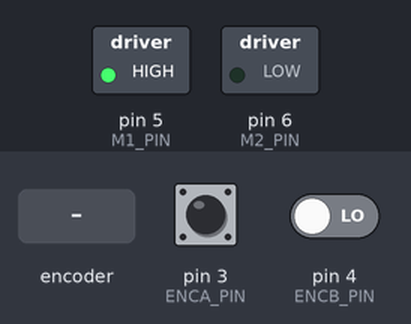
A program run on a simulated Arduino Nano, built with avr-gcc and run on an emulated ATmega328P. Parts: switched loads named in the program (green lamp = pin HIGH). Inputs (shaded band) come from the test bench; at power-on: pin 3 (ENCA_PIN) HIGH, pin 4 (ENCB_PIN) LOW. Pins used as bus, display or sensor lines are not drawn.

Above: at 1.2 s.
1.3 s: rotary encoder on pin 3 (ENCA_PIN) / pin 4 (ENCB_PIN) turned 1 step (first pin leading)
4.5 s: rotary encoder on pin 3 (ENCA_PIN) / pin 4 (ENCB_PIN) turned 1 step (first pin leading)
At 5.4 s:
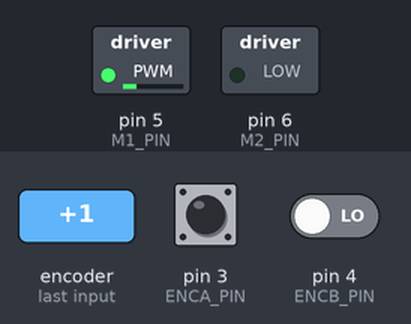
At 10.6 s:
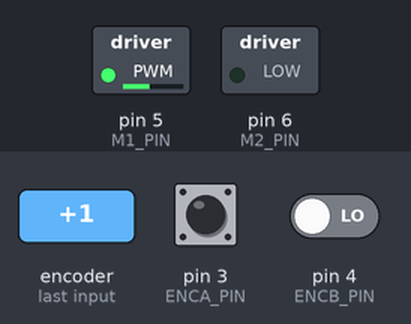
Timing chart, 0 to 16.7 s (numbered marks = the images above; inputs shaded):
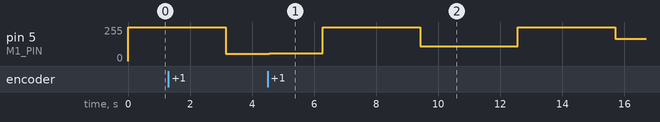

The program:

main.cpp
```cpp
#include <Arduino.h>
#include <TimerOne.h>
#include <util/atomic.h> // For the ATOMIC_BLOCK macro

// #define _DEBUG

#define SLEEP_PIN 2
#define ENCA_PIN 3
#define ENCB_PIN 4
#define M1_PIN 5
#define M2_PIN 6

// PID constants for N20 motor
const float KP = 1.0f;
const float KD = 0.1f;
const float KI = 0.05f;

// specify interrupt variable as volatile
volatile long g_positionInterrupt = 0L;
volatile bool timerTrigger = true;

// Encoder interrupt routine
void readEncoder() { // on rising edge of Encode A
    int encBState = digitalRead(ENCB_PIN);
    if (encBState > 0) { // if Encoder B is ahead implies CW rotation
        g_positionInterrupt++;
    } else { // if Encoder B is lagging implies CCW rotation
        g_positionInterrupt--;
    }
}

// set trigger for control loop update
void timerCallback() {
    timerTrigger = true;
}

// PID state variables
float previousError = 0.0f;
float errorIntegral = 0.0f;

// PID control feedback loop
float pid_controller(float desired, float measured, float deltaTime, float kp, float kd, float ki) {
    // error
    float error = desired - measured;

    // derivative
    float errorDerivative = (error - previousError) / (deltaTime);

    // integral
    errorIntegral += error * deltaTime;

    // control signal
    float controlSignal = kp * error + kd * errorDerivative + ki * errorIntegral;

    // store previous error
    previousError = error;

    return controlSignal;
}

// direction must be either of 1, 0, -1
// pwmValues must be [0, 255]
// motor1_pin and motor2_pin both must support pwm output
void setMotor(int direction, int pwmValue, int motor1_pin, int motor2_pin) {
    if (0 == direction) {              // free wheeling
        digitalWrite(SLEEP_PIN, LOW);  // sleep
    } else if (0 == pwmValue) {        // braking
        digitalWrite(SLEEP_PIN, HIGH); // wake
        digitalWrite(motor1_pin, HIGH);
        digitalWrite(motor2_pin, HIGH);
    } else if (1 == direction) {       // CW rotation
        digitalWrite(SLEEP_PIN, HIGH); // wake
        analogWrite(motor1_pin, pwmValue);
        digitalWrite(motor2_pin, LOW);
    } else if (-1 == direction) {      // CCW rotation
        digitalWrite(SLEEP_PIN, HIGH); // wake
        digitalWrite(motor1_pin, LOW);
        analogWrite(motor2_pin, pwmValue);
    }
}

// Timing loop state
static unsigned long prevTime = 0UL;

void setup() {
    // put your setup code here, to run once:
#ifdef _DEBUG
    Serial.begin(115200);
#endif

    // set I/O configuration
    pinMode(ENCA_PIN, INPUT);
    pinMode(ENCB_PIN, INPUT);
    attachInterrupt(digitalPinToInterrupt(ENCA_PIN), readEncoder, RISING);
    pinMode(SLEEP_PIN, OUTPUT);
    pinMode(M1_PIN, OUTPUT);
    pinMode(M2_PIN, OUTPUT);

    // set initial time
    prevTime = micros();

    // setup timer2 for control loop update
    Timer1.initialize(1000); // 1 KHz
    Timer1.attachInterrupt(timerCallback);
}

void loop() {
    // only if time for control loop update
    if (true == timerTrigger) {
        // time difference
        unsigned long currTime = micros();
        float deltaTime = ((float)(currTime - prevTime)) / (1.0e6f);
        prevTime = currTime;

        // Read the position in an atomic block to avoid a potential
        // misread if the interrupt coincides with this code running
        long currentPosition = 0L;
        ATOMIC_BLOCK(ATOMIC_RESTORESTATE) {
            currentPosition = g_positionInterrupt;
        }

        // set target position
        long targetPosition = (long)(350.0f * (sin(currTime / 1e6f) > 0.0f));
        // int targetPosition = (long)(350.0f * sin(currTime / 1e6f));

        // update feedback control loop
        float controlSignal = pid_controller(targetPosition, currentPosition, deltaTime, KP, KD, KI);

        // motor direction based on sign of control signal
        int motorDirection = (controlSignal < 0.0f) ? -1 : 1;

        // motor power clipped to 8-bit PWM range
        int motorPower = (int)fabs(controlSignal);
        if (motorPower >= 255) { // clamp to max PWM
            motorPower = 255;
        } else if (motorPower >= 51) { // linear zone
            motorPower = motorPower;
        } else if (motorPower >= 13) { // clamp to deadzone
            motorPower = 51;
        } else if (motorPower > 0) { // clamp to zero
            motorPower = 0;
            motorDirection = 0;
        }

        // signal the motor
        setMotor(motorDirection, motorPower, M1_PIN, M2_PIN);

#ifdef _DEBUG
        // debug: teleplot monitoring
        char buffer[256];
        sprintf(buffer, ">dt:%d\r\n>SP:%ld\r\n>PV:%ld\r\n>CS:%d\r\n>mpwr:%d\r\n",
                (int)(deltaTime * 1e6f), targetPosition, currentPosition, (int)controlSignal, motorPower);
        Serial.print(buffer);
#endif

        // rest trigger
        timerTrigger = false;
    }
}
```
